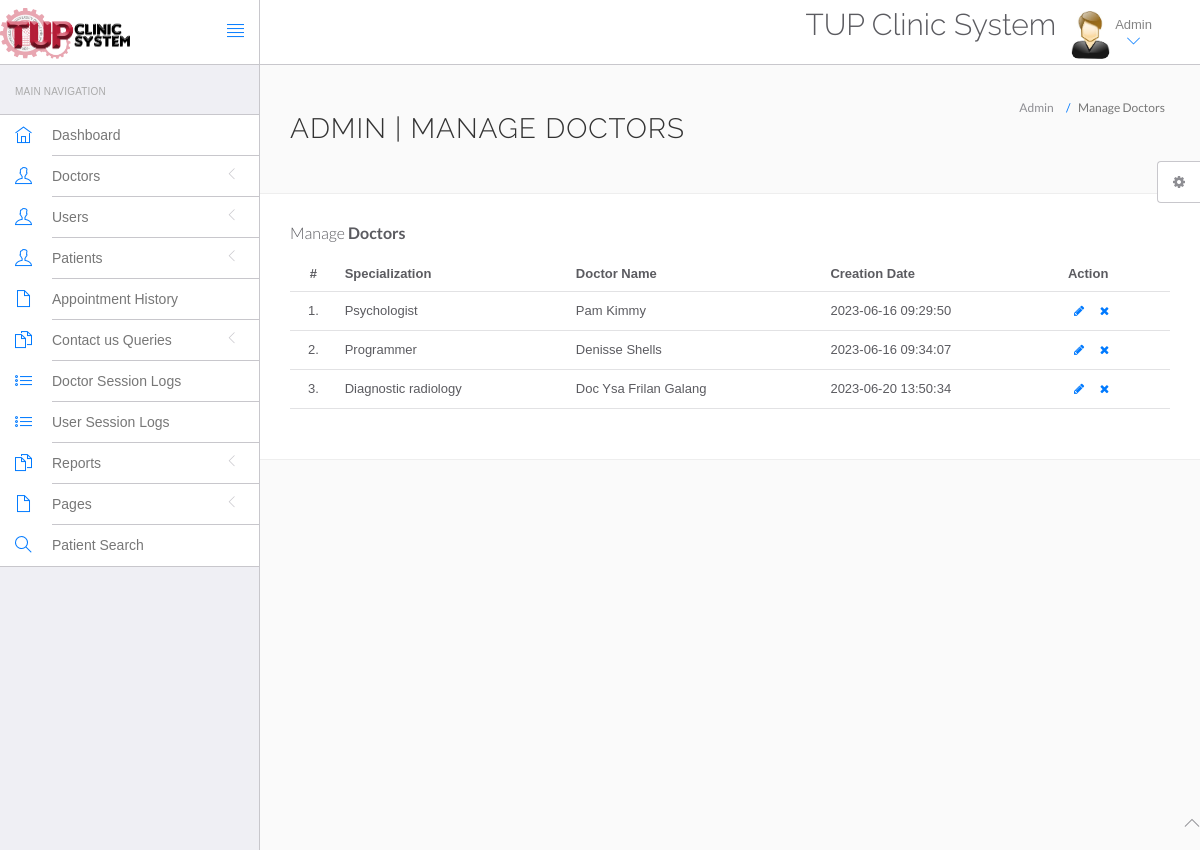
Screenshot of /hms/admin/manage-doctors.php (signed in) with the database file from the repository.
### tables this page shows
CREATE TABLE `doctors` (
  `id` int(11) NOT NULL,
  `specilization` varchar(255) DEFAULT NULL,
  `doctorName` varchar(255) DEFAULT NULL,
  `address` longtext DEFAULT NULL,
  `docFees` varchar(255) DEFAULT NULL,
  `contactno` bigint(11) DEFAULT NULL,
  `docEmail` varchar(255) DEFAULT NULL,
  `password` varchar(255) DEFAULT NULL,
  `creationDate` timestamp NULL DEFAULT current_timestamp(),
  `updationDate` timestamp NULL DEFAULT NULL ON UPDATE current_timestamp()
);

### hms/admin/manage-doctors.php (the view, shortened to what this page needs)
<?php
include('include/config.php');
if(strlen($_SESSION['id']==0)) {
 header('location:logout.php');
  } else{
?>
<!DOCTYPE html>
<html lang="en">
	<head>
		<link rel="stylesheet" href="vendor/bootstrap/css/bootstrap.min.css">
		<link rel="stylesheet" href="vendor/fontawesome/css/font-awesome.min.css">
		<link rel="stylesheet" href="vendor/themify-icons/themify-icons.min.css">
		<link href="vendor/animate.css/animate.min.css" rel="stylesheet" media="screen">
		<link href="vendor/perfect-scrollbar/perfect-scrollbar.min.css" rel="stylesheet" media="screen">
		<link href="vendor/switchery/switchery.min.css" rel="stylesheet" media="screen">
		<link href="vendor/bootstrap-touchspin/jquery.bootstrap-touchspin.min.css" rel="stylesheet" media="screen">
		<link href="vendor/select2/select2.min.css" rel="stylesheet" media="screen">
		<link href="vendor/bootstrap-datepicker/bootstrap-datepicker3.standalone.min.css" rel="stylesheet" media="screen">
		<link href="vendor/bootstrap-timepicker/bootstrap-timepicker.min.css" rel="stylesheet" media="screen">
		<link rel="stylesheet" href="assets/css/styles.css">
		<link rel="stylesheet" href="assets/css/plugins.css">
		<link rel="stylesheet" href="assets/css/themes/theme-1.css" id="skin_color" />
	</head>
	<body>
		<div id="app">
<?php include('include/sidebar.php');?>
			<div class="app-content">
						<?php include('include/header.php');?>
				<div class="main-content" >
					<div class="wrap-content container" id="container">
						<section id="page-title">
							<div class="row">
								<div class="col-sm-8">
									<h1 class="mainTitle">Admin | Manage Doctors</h1>
																	</div>
								<ol class="breadcrumb">
									<li>
										<span>Admin</span>
									</li>
									<li class="active">
										<span>Manage Doctors</span>
									</li>
								</ol>
							</div>
						</section>
						<div class="container-fluid container-fullw bg-white">
									<div class="row">
								<div class="col-md-12">
									<h5 class="over-title margin-bottom-15">Manage <span class="text-bold">Doctors</span></h5>
									<table class="table table-hover" id="sample-table-1">
										<thead>
											<tr>
												<th class="center">#</th>
												<th>Specialization</th>
												<th class="hidden-xs">Doctor Name</th>
												<th>Creation Date </th>
												<th>Action</th>
											</tr>
										</thead>
										<tbody>
<?php
$sql=mysqli_query($con,"select * from doctors");
$cnt=1;
while($row=mysqli_fetch_array($sql))
{
?>
											<tr>
												<td class="center"><?php echo $cnt;?>.</td>
												<td class="hidden-xs"><?php echo $row['specilization'];?></td>
												<td><?php echo $row['doctorName'];?></td>
												<td><?php echo $row['creationDate'];?>
												</td>
												<td >
												<div class="visible-md visible-lg hidden-sm hidden-xs">
							<a href="edit-doctor.php?id=<?php echo $row['id'];?>" class="btn btn-transparent btn-xs" tooltip-placement="top" tooltip="Edit"><i class="fa fa-pencil"></i></a>
	<a href="manage-doctors.php?id=<?php echo $row['id']?>&del=delete" onClick="return confirm('Are you sure you want to delete?')"class="btn btn-transparent btn-xs tooltips" tooltip-placement="top" tooltip="Remove"><i class="fa fa-times fa fa-white"></i></a>
												</div>
												</td>
											</tr>
											<?php
$cnt=$cnt+1;
											 }?>
										</tbody>
									</table>
								</div>
							</div>
								</div>
							</div>
						</div>
					</div>
				</div>
	<?php include('include/footer.php');?>
	<?php include('include/setting.php');?>
	</body>
</html>
<?php } ?>

### hms/admin/assets/css/themes/theme-1.css (style rules this page uses)
body { background: #FAFAFA; }

### rows the page displays
doctors: specilization "Psychologist", doctorName "Pam Kimmy", creationDate "2023-06-16 09:29:50"
doctors: specilization "Programmer", doctorName "Denisse Shells", creationDate "2023-06-16 09:34:07"
doctors: specilization "Diagnostic radiology", doctorName "Doc Ysa Frilan Galang", creationDate "2023-06-20 13:50:34"
